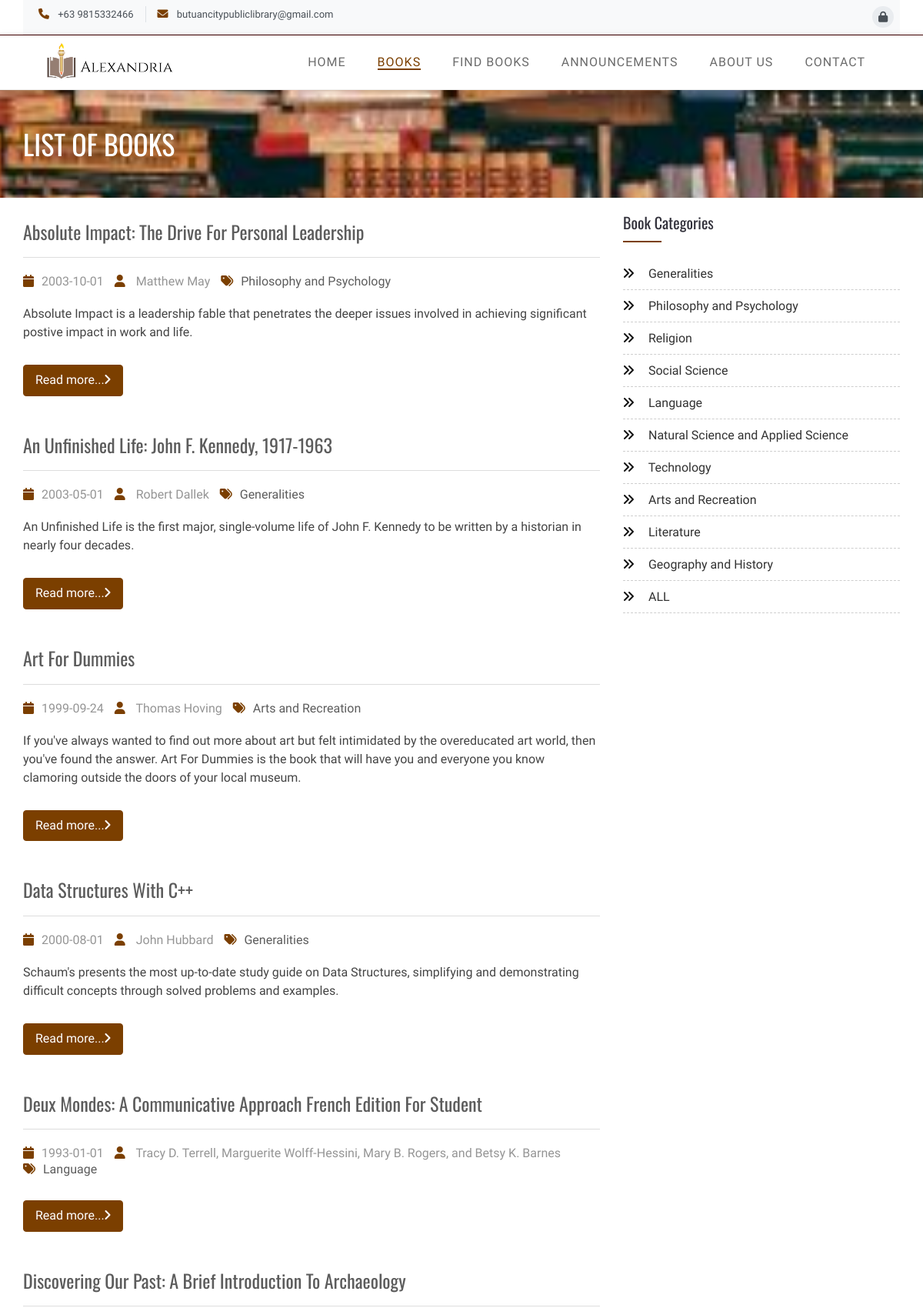
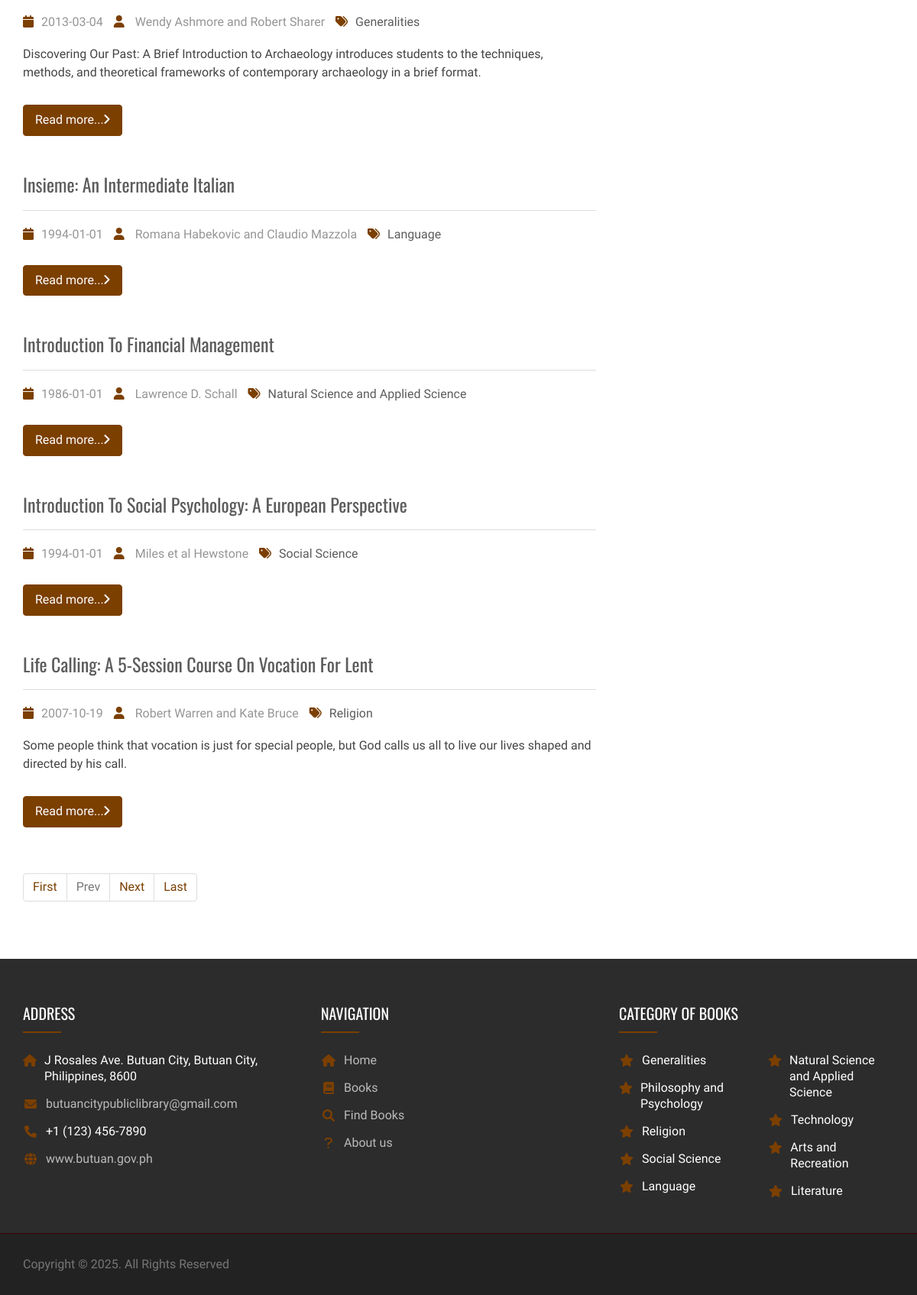
Page /index.php?q=books on the committed database (2 pictures, top to bottom).
### tables this page shows
CREATE TABLE `tblbooks` (
  `BookID` int(11) NOT NULL,
  `IBSN` varchar(13) NOT NULL,
  `BookTitle` varchar(125) NOT NULL,
  `BookDesc` varchar(255) NOT NULL,
  `Author` varchar(125) NOT NULL,
  `PublishDate` date NOT NULL,
  `BookPublisher` varchar(125) NOT NULL,
  `Category` varchar(90) NOT NULL,
  `BookPrice` double NOT NULL,
  `BookQuantity` int(11) NOT NULL,
  `Status` varchar(30) NOT NULL,
  `BookType` varchar(90) NOT NULL,
  `DeweyDecimal` varchar(90) NOT NULL,
  `OverAllQty` int(11) NOT NULL,
  `Donate` tinyint(1) NOT NULL,
  `Remarks` varchar(90) NOT NULL
);

CREATE TABLE `tblcategory` (
  `CategoryId` int(11) NOT NULL,
  `Category` varchar(125) NOT NULL,
  `DDecimal` varchar(90) NOT NULL
);

### book.php (the view, shortened to what the rows shown need)
<?php
  $category = isset($_GET['category']) ? $_GET['category'] : '';
  $page = isset($_GET['page']) ? $_GET['page'] : 1;
      $no_of_records_per_page = 10;
      $offset = ($page-1) * $no_of_records_per_page;
      $total_pages_sql = "SELECT * FROM tblbooks WHERE Status='Available' AND Category LIKE '%$category%' ";
      $mydb->setQuery($total_pages_sql);
      $sql = "SELECT * FROM `tblbooks`  WHERE Status='Available' AND Category LIKE '%$category%' LIMIT $offset, $no_of_records_per_page";
      $mydb->setQuery($sql);
 ?>
      <div class="container">
          <div class="row">
              <div class="col-md-8 blog-body">
                   <?php
                      $sql = "SELECT * FROM `tblbooks`  WHERE Category LIKE '%$category%' GROUP BY BookTitle LIMIT $offset, $no_of_records_per_page";
                      $mydb->setQuery($sql);
                      $cur = $mydb->loadResultlist();
                      foreach ($cur as $result) {
                   ?>
                          <div class="blog-post">
                              <h1 class="post-title"><a href="index.php?q=bookdetails&id=<?php echo $result->IBSN;?>"><?php echo $result->BookTitle;?></a></h1>
                              <ul class="post-meta">
                                  <li><i class="fa fa-calendar"> </i><?php echo $result->PublishDate;?></li>
                                  <li><i class="fa fa-user"> </i> <?php echo $result->Author;?></li>
                                  <li><i class="fa fa-tags"> </i><a href="index.php?q=books&category=<?php echo $result->Category;?>"><?php echo $result->Category;?></a></li>
                              </ul>
                              <p class="post-content"> <?php echo $result->BookDesc;?></p>
                              <a href="index.php?q=bookdetails&id=<?php echo $result->IBSN;?>" class="btn btn-primary ">Read more...<i class="fa fa-angle-right"></i></a>
                          </div>
                    <?php  }     ?>
              </div>
              <div class="col-md-4 sidebar right-sidebar">
                  <div class="widget widget-categories">
                      <ul>
                           <?php
                              $category = new Category();
                              $cur = $category->listOfcategory();
                              foreach ($cur as $category) {
                                  if ($category==$category->Category) {
                                       echo ' <li style="color:#FF432E">
                                              <i class="fa fa-angle-double-right"></i>
                                              <a  style="color:#FF432E" href="index.php?q=books&category='.$category->Category.'">'.$category->Category .'</a>
                                          </li> ';
                                  }else{
                                           echo '<li>
                                              <i class="fa fa-angle-double-right"></i>
                                              <a   href="index.php?q=books&category='.$category->Category.'">'.$category->Category .'</a>
                                          </li> ';
                                  }
                              }
                          ?>
                      </ul>
                  </div>
              </div>
          </div>
      </div>

### theme/templates.php (shortened to what the rows shown need)
<!DOCTYPE html>
<?php  $q = isset($_GET['q']) ? $_GET['q'] :'';?>
<html lang="en">
    <head>
        <link rel="stylesheet" href="<?php echo web_root;?>asset/bootstrap/css/bootstrap.min.css" type="text/css">
        <link rel="stylesheet" href="https://cdnjs.cloudflare.com/ajax/libs/font-awesome/6.0.0-beta3/css/all.min.css">
        <link rel="stylesheet" href="<?php echo web_root;?>asset/css/owl.carousel.css" type="text/css">
        <link rel="stylesheet" href="<?php echo web_root;?>asset/css/owl.theme.css" type="text/css">
        <link rel="stylesheet" href="<?php echo web_root;?>asset/css/owl.transitions.css" type="text/css">
        <link rel="stylesheet" href="https://cdnjs.cloudflare.com/ajax/libs/OwlCarousel2/2.3.4/assets/owl.carousel.min.css">
        <link rel="stylesheet" href="https://cdnjs.cloudflare.com/ajax/libs/OwlCarousel2/2.3.4/assets/owl.theme.default.min.css">
        <link rel="stylesheet" type="text/css" href="<?php echo web_root;?>asset/css/animate.css">
        <link rel="stylesheet" type="text/css" href="<?php echo web_root;?>asset/css/lightbox.css">
        <link rel="stylesheet" type="text/css" href="<?php echo web_root;?>asset/css/style.css">
        <link rel="stylesheet" type="text/css" href="<?php echo web_root;?>asset/css/responsive.css">
        <link href="<?php echo web_root;?>admin/dist/css/datepicker.css" rel="stylesheet" />
        <link href="<?php echo web_root;?>admin/dist/css/dataTables.bootstrap4.min.css" rel="stylesheet" />
    </head>
    <body>
        <?php
        if ($q!='') {
          echo '<div class="page-header">
              <div class="overlay">
                  <div class="container">
                      <div class="row">
                          <div class="col-md-12">
                              <h1>'.$title.'</h1>
                          </div>
                      </div>
                  </div>
              </div>
          </div>';
        }
        ?>
		<?php  require_once $content; ?>
        <section id="footer-section" class="footer-section">
            <div class="container">
                <div class="row">
                    <div class="col-md-4">
                        <div class="footer-address">
                            <div class="row">
                                <?php
                                    $sql = "SELECT * FROM tblcategory LIMIT 9";
                                    $mydb->setQuery($sql);
                                    $res = $mydb->loadResultList();
                                    $half = ceil(count($res) / 2);
                                    $chunks = array_chunk($res, $half);
                                    foreach ($chunks as $chunk) {
                                        echo '<div class="col-md-6"><ul>';
                                        foreach ($chunk as $object) {
                                            echo '<li class="footer-contact"><i class="fa fa-star"></i>' . $object->Category . '</li>';
                                        }
                                        echo '</ul></div>';
                                    }
                                ?>
                            </div>
                        </div>
                    </div>
                </div>
            </div>
        </section>
    </body>
</html>

### rows in the picture
tblbooks: BookTitle "Absolute Impact: The Drive For Personal Leadership", PublishDate "2003-10-01", Author "Matthew May", Category "Philosophy and Psychology", BookDesc "Absolute Impact is a leadership fable that penetrates the deeper issues involved in achieving significant postive impact in work and life."
tblbooks: BookTitle "An Unfinished Life: John F. Kennedy, 1917-1963", PublishDate "2003-05-01", Author "Robert Dallek", Category "Generalities", BookDesc "An Unfinished Life is the first major, single-volume life of John F. Kennedy to be written by a historian in nearly four decades."
tblbooks: BookTitle "Art For Dummies", PublishDate "1999-09-24", Author "Thomas Hoving", Category "Arts and Recreation", BookDesc "If you've always wanted to find out more about art but felt intimidated by the overeducated art world, then you've found the answer. Art For Dummies is the book that will have you and everyone you know clamoring outside the doors of your local museum."
tblbooks: BookTitle "Data Structures With C++", PublishDate "2000-08-01", Author "John Hubbard", Category "Generalities", BookDesc "Schaum's presents the most up-to-date study guide on Data Structures, simplifying and demonstrating difficult concepts through solved problems and examples."
tblbooks: BookTitle "Deux Mondes: A Communicative Approach French Edition For Student", PublishDate "1993-01-01", Author "Tracy D. Terrell, Marguerite Wolff-Hessini, Mary B. Rogers, and Betsy K. Barnes", Category "Language"
tblbooks: BookTitle "Discovering Our Past: A Brief Introduction To Archaeology", PublishDate "2013-03-04", Author "Wendy Ashmore and Robert Sharer", Category "Generalities", BookDesc "Discovering Our Past: A Brief Introduction to Archaeology introduces students to the techniques, methods, and theoretical frameworks of contemporary archaeology in a brief format."
tblbooks: BookTitle "Insieme: An Intermediate Italian", PublishDate "1994-01-01", Author "Romana Habekovic and Claudio Mazzola", Category "Language"
tblbooks: BookTitle "Introduction To Financial Management", PublishDate "1986-01-01", Author "Lawrence D. Schall", Category "Natural Science and Applied Science"
tblbooks: BookTitle "Introduction To Social Psychology: A European Perspective", PublishDate "1994-01-01", Author "Miles et al Hewstone", Category "Social Science"
tblbooks: BookTitle "Life Calling: A 5-Session Course On Vocation For Lent", PublishDate "2007-10-19", Author "Robert Warren and Kate Bruce", Category "Religion", BookDesc "Some people think that vocation is just for special people, but God calls us all to live our lives shaped and directed by his call."
tblcategory: Category "Generalities"
tblcategory: Category "Philosophy and Psychology"
tblcategory: Category "Religion"
tblcategory: Category "Social Science"
tblcategory: Category "Language"
tblcategory: Category "Natural Science and Applied Science"
tblcategory: Category "Technology"
tblcategory: Category "Arts and Recreation"
tblcategory: Category "Literature"
tblcategory: Category "Geography and History"
tblcategory: Category "ALL"

### other values in the picture
$title "LIST OF BOOKS"
